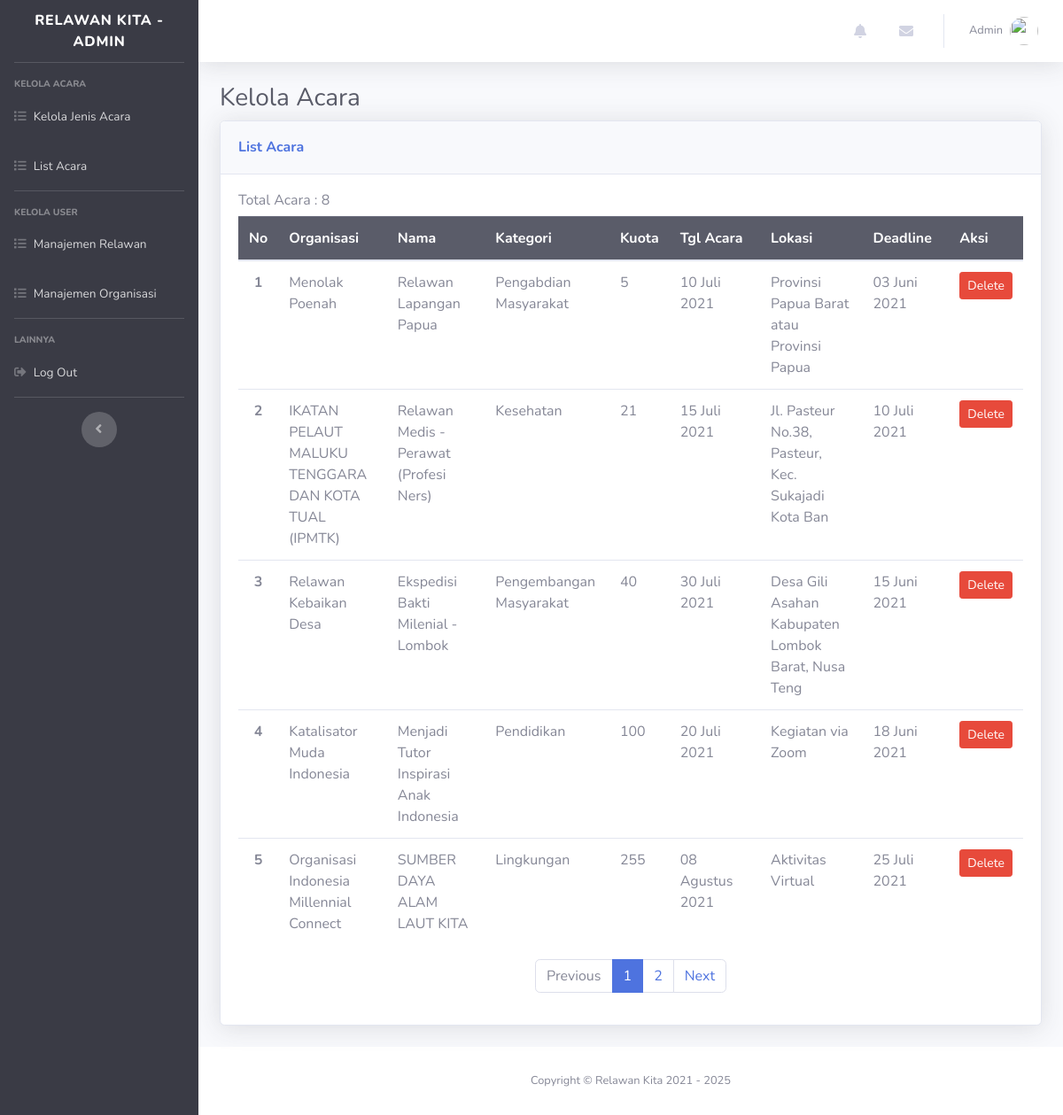
Page /admin/acara.php (signed in) on the earlier database version.
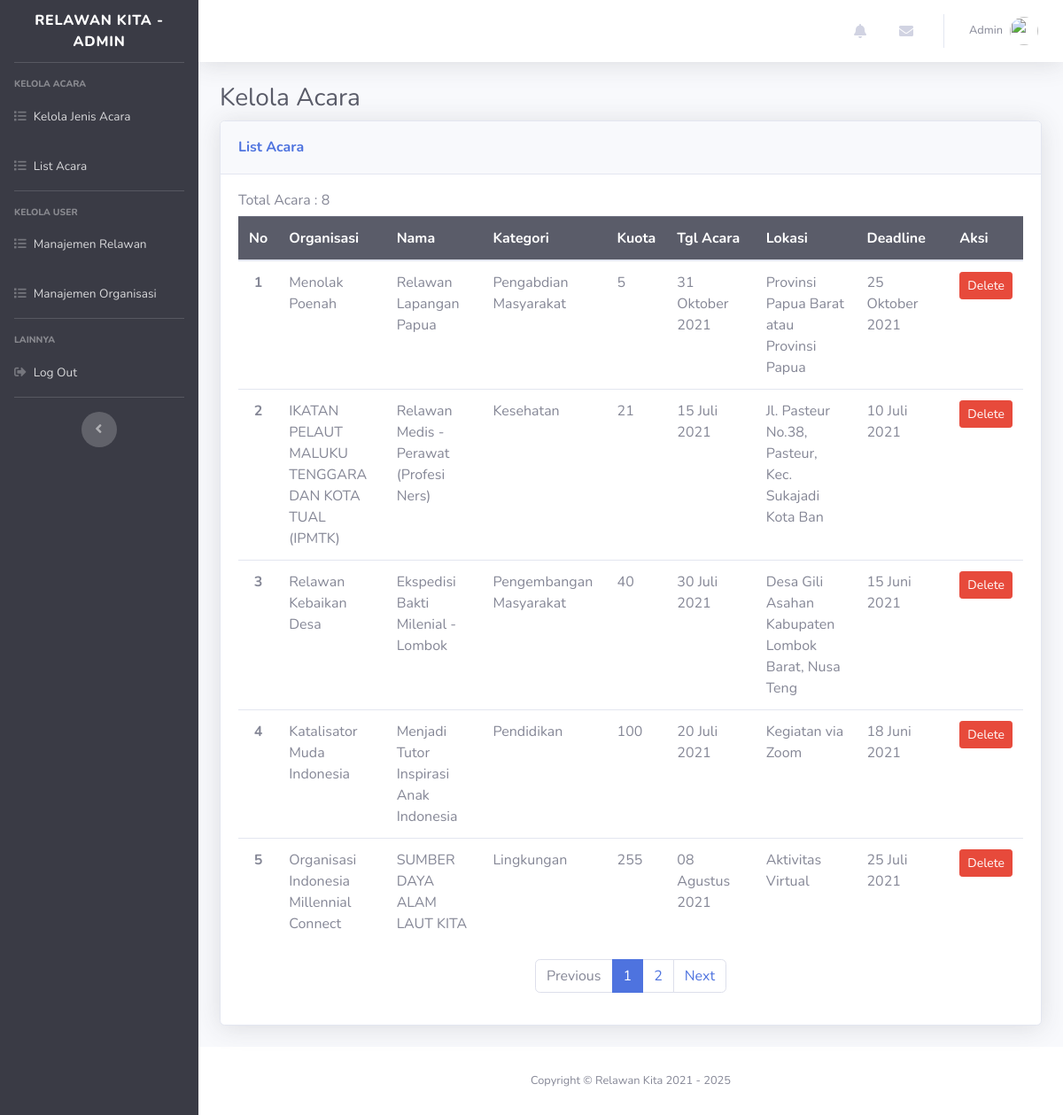
Same page on the later database version.
### tables this page shows
CREATE TABLE `acara` (
  `id_acara` int(11) NOT NULL,
  `judul_acara` varchar(50) NOT NULL,
  `deskripsi_acara` text NOT NULL,
  `jumlah_kebutuhan` tinyint(5) UNSIGNED NOT NULL,
  `tanggal_batas_registrasi` date NOT NULL,
  `tanggal_acara` date NOT NULL,
  `lokasi` varchar(50) NOT NULL,
  `cover` varchar(255) NOT NULL,
  `id_jenis_acara` int(11) NOT NULL,
  `id_pengguna` int(11) NOT NULL
);

CREATE TABLE `pengguna` (
  `id_pengguna` int(10) NOT NULL,
  `email` varchar(255) NOT NULL,
  `password` varchar(50) NOT NULL,
  `nama` varchar(60) NOT NULL,
  `alamat` text DEFAULT NULL,
  `nomor_telepon` varchar(15) DEFAULT NULL,
  `role` enum('volunteer','admin','organisasi') NOT NULL DEFAULT 'volunteer'
);

CREATE TABLE `jenis_acara` (
  `id_jenis_acara` int(11) NOT NULL,
  `nama_jenis_acara` varchar(50) NOT NULL,
  `icon` varchar(50) NOT NULL
);

### db/connect.php (called while the page is built, shortened)
<?php
$host = 'localhost';
$admin = 'root';
$password = '';
$db = 'relawan_kita';
$dsn = "mysql:host=$host;dbname=$db";
try {
    $pdo = new PDO($dsn, $admin, $password);
    $pdo->setAttribute(PDO::ATTR_ERRMODE, PDO::ERRMODE_EXCEPTION);
    $pdo->setAttribute(PDO::ATTR_DEFAULT_FETCH_MODE, PDO::FETCH_ASSOC);
} catch (PDOException $e) {
    throw new PDOException($e->getMessage());
}
require_once 'crud.php';
$crud = new crud($pdo);

### db/crud.php (called while the page is built, shortened)
<?php
class crud
{
    private $db;
    function __construct($conn)
    {
        $this->db = $conn;
    }
    public function getAcaraLimit($awalData, $menampilkanDataPerHalaman)
    {
        try {
            $sql = "SELECT acara.id_acara,acara.judul_acara,acara.jumlah_kebutuhan,acara.tanggal_batas_registrasi,
                    acara.tanggal_acara,acara.lokasi,acara.cover,pengguna.nama,jenis_acara.nama_jenis_acara, COUNT(status.id_acara) AS total_pendaftar
                    FROM acara JOIN pengguna USING(id_pengguna)
                    JOIN jenis_acara USING(id_jenis_acara)
                    LEFT JOIN status USING(id_acara)
                    GROUP BY acara.id_acara
                    ORDER BY acara.id_acara DESC
                    LIMIT $awalData, $menampilkanDataPerHalaman";
            $result = $this->db->query($sql);
            return $result;
        } catch (PDOException $e) {
            echo $e->getMessage();
            return false;
        }
    }
}

### functions/convert-date.php (called while the page is built)
<?php
  function tgl_indo($tanggal){
    $bulan = array (
      1 =>   'Januari',
      'Februari',
      'Maret',
      'April',
      'Mei',
      'Juni',
      'Juli',
      'Agustus',
      'September',
      'Oktober',
      'November',
      'Desember'
    );
    $pecahkan = explode('-', $tanggal);
    return $pecahkan[2] . ' ' . $bulan[ (int)$pecahkan[1] ] . ' ' . $pecahkan[0];
  }
?>

### admin/acara.php (the view, shortened to what the changed rows need)
<?php
require_once '../db/connect.php';
require_once '../functions/convert-date.php';
$menampilkanDataPerHalaman = 5;
$halamanAktif = isset($_GET['halaman']) ? $_GET['halaman'] : 1;
$awalData = ($menampilkanDataPerHalaman * $halamanAktif) - $menampilkanDataPerHalaman;
$results = $crud->getAcaraLimit($awalData, $menampilkanDataPerHalaman);
?>
<!DOCTYPE html>
<html lang="en">
<head>
    <link href="../assets/vendor/fontawesome-free/css/all.min.css" rel="stylesheet" type="text/css">
    <link href="../assets/css/sb-admin-2.min.css" rel="stylesheet">
</head>
<body id="page-top">
    <div id="wrapper">
        <div id="content-wrapper" class="d-flex flex-column">
            <div id="content">
                <div class="container-fluid">
                    <h1 class="h3 mb-2 text-gray-800">Kelola Acara</h1>
                    <div class="card shadow mb-4">
                        <div class="card-body">
                            <div class="table-responsive">
                                <table class="table " id="dataTable" width="100%" cellspacing="0">
                                    <thead class="table-dark">
                                        <tr>
                                            <th>No</th>
                                            <th>Organisasi</th>
                                            <th>Nama</th>
                                            <th>Kategori</th>
                                            <th>Kuota</th>
                                            <th>Tgl Acara</th>
                                            <th>Lokasi</th>
                                            <th>Deadline</th>
                                            <th>Aksi</th>
                                        </tr>
                                    </thead>
                                    <tbody>
                                        <?php $i = ($menampilkanDataPerHalaman * $halamanAktif) - ($menampilkanDataPerHalaman - 1); ?>
                                        <?php while ($r = $results->fetch()) : ?>
                                            <tr>
                                                <th scope="row" class="text-center"><?= $i; ?></th>
                                                <td style="max-width:150px;"><?= $r['nama']; ?></td>
                                                <td style="max-width:150px;"><?= $r["judul_acara"]; ?></td>
                                                <td style="max-width:150px;"><?= $r["nama_jenis_acara"]; ?></td>
                                                <td><?= $r["jumlah_kebutuhan"]; ?></td>
                                                <td><?= tgl_indo($r["tanggal_acara"]); ?></td>
                                                <td style="max-width:150px;"><?= $r["lokasi"]; ?></td>
                                                <td><?= tgl_indo($r["tanggal_batas_registrasi"]); ?></td>
                                                <td>
                                                    <a class="btn btn-sm btn-danger" onclick=" return confirm('Are you sure you want to delete this Acara\'s record?');" href="../functions/delete-acara.php?id=<?= $r['id_acara'] ?>">Delete</a>
                                                </td>
                                            </tr>
                                            <?php $i++; ?>
                                        <?php endwhile; ?>
                                    </tbody>
                                </table>
                            </div>
                        </div>
                    </div>
                </div>
            </div>
        </div>
    </div>
</body>
</html>

Differences in the rows shown:
changed acara "Relawan Lapangan Papua": tanggal_acara "10 Juli 2021" → "31 Oktober 2021"; tanggal_batas_registrasi "03 Juni 2021" → "25 Oktober 2021"
